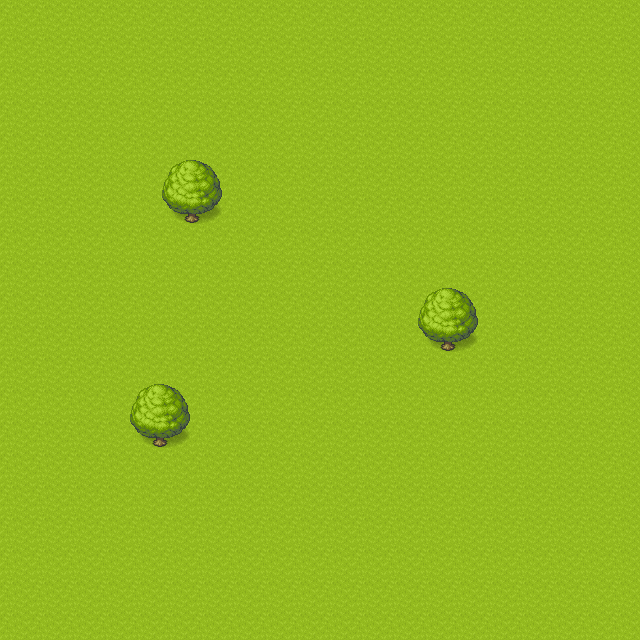

The image is a tile-based game level rendered from a .tmx file. Its description and source (layers, tilesets, objects; grid data summarised) follow:
An orthogonal 20x20 tile map with 32x32 px tiles, 2 tile layers (Tile Layer 1, ground) and 4 objects (2x event, start).

<map version="1.5" tiledversion="1.7.2" orientation="orthogonal" renderorder="right-down" width="20" height="20" tilewidth="32" tileheight="32" infinite="0" nextlayerid="7" nextobjectid="15">
 <editorsettings>
  <export format="tmx" />
 </editorsettings>
 <tileset firstgid="1" source="[Base]BaseChip_pipo.tsx" />
 <layer id="1" name="Tile Layer 1" width="20" height="20">
  <data>[400 cells, 400 non-empty, 1 distinct tile ids]</data>
 </layer>
 <layer id="2" name="ground" width="20" height="20">
  <data>[400 cells, 12 non-empty, 4 distinct tile ids]</data>
 </layer>
 <objectgroup id="3" name="Object Layer 1">
  <object id="1" name="start" type="start" x="444.818" y="156.045">
   <point />
  </object>
  <object id="8" type="event" x="231.377" y="301.328">
   <properties>
    <property name="direction" value="up" />
    <property name="frequency" type="int" value="200" />
    <property name="graphic" value="female13" />
    <property name="speed" type="int" value="1" />
    <property name="text" value="Hello World" />
    <property name="type" value="enemy" />
   </properties>
   <point />
  </object>
  <object id="10" type="event" x="401.413" y="281.957">
   <properties>
    <property name="direction" value="up" />
    <property name="frequency" type="int" value="200" />
    <property name="graphic" value="female13" />
    <property name="speed" type="int" value="1" />
    <property name="text" value="Hello World" />
    <property name="type" value="enemy" />
   </properties>
   <point />
  </object>
  <object id="11" x="294.871" y="173.264" width="235.682" height="46.2754">
   <properties>
    <property name="obstacle" type="bool" value="true" />
   </properties>
  </object>
 </objectgroup>
</map>
